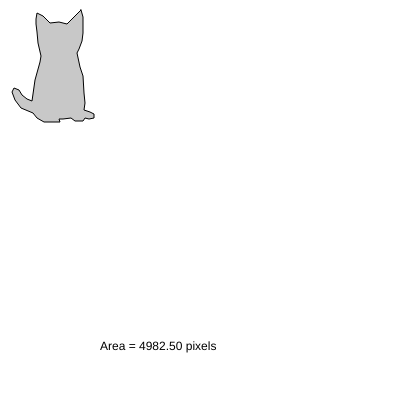
Frame 1 (no input)
Frame 2 (the mouse pressed at the canvas centre, redrawn once): identical to frame 1, image omitted

The p5.js sketch that drew this single still picture (run headless with seeded random() and noise() and a simulated clock; the mouse was pressed at the canvas centre and the sketch redrawn once):

// p5.js sketch
// ── sketch.js
let x = [
  81,
  83,
  83,
  83,
  83,
  82,
  79,
  77,
  80,
  83,
  84,
  85,
  84,
  90,
  94,
  94,
  89,
  85,
  83,
  75,
  71,
  63,
  59,
  60,
  44,
  37,
  33,
  21,
  15,
  12,
  14,
  19,
  22,
  27,
  32,
  35,
  40,
  41,
  38,
  37,
  36,
  36,
  37,
  43,
  50,
  59,
  67,
  71,
];

let y = [
  10,
  17,
  22,
  27,
  33,
  41,
  49,
  53,
  67,
  76,
  93,
  103,
  110,
  112,
  114,
  118,
  119,
  118,
  121,
  121,
  118,
  119,
  119,
  122,
  122,
  118,
  113,
  108,
  100,
  92,
  88,
  90,
  95,
  99,
  101,
  80,
  62,
  56,
  43,
  32,
  24,
  19,
  13,
  16,
  23,
  22,
  24,
  20,
];

let area;

function setup() {
  createCanvas(400, 400);
  noLoop();
}

function draw() {
  area = 0;
  background(255);
  stroke(0);
  fill(200);
  beginShape();
  for (let i = 0; i < x.length; i++) {
    vertex(x[i], y[i]);
  }
  endShape(CLOSE);

  for (let i = 0; i < x.length - 1; i++) {
    area += x[i] * y[i + 1] - x[i + 1] * y[i];
    //console.log("i: " + str(i) + " area:" + str(area))
  }
  area += x[x.length - 1] * y[0] - x[0] * y[x.length - 1];
  area /= 2.0;
  console.log(str(area));
  noStroke();
  fill(0);
  text("Area = " + area.toFixed(2) + " pixels", width / 4, (height * 7) / 8);
}
